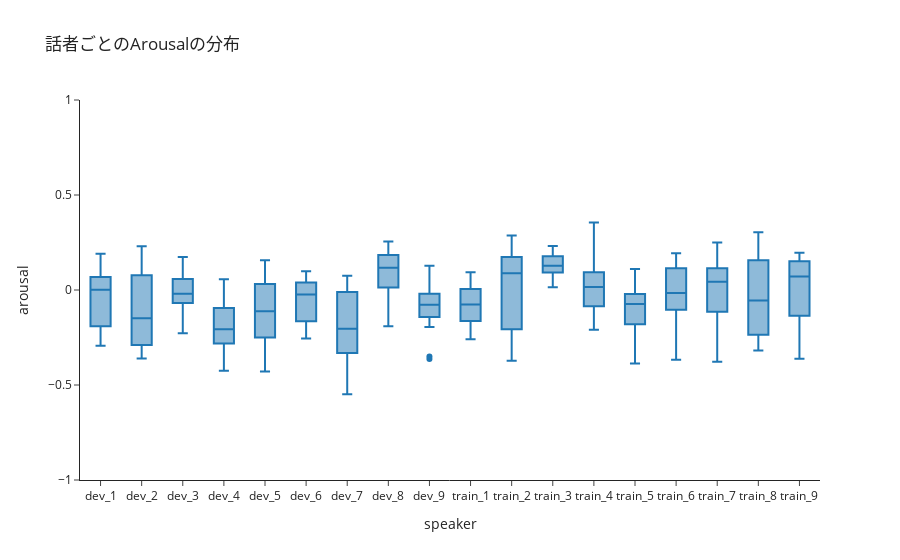

Notebook source saved alongside this figure:
### Code cell
fig = px.box(df_train.sort_values("speaker"), x='speaker', y='arousal', template="simple_white", title="話者ごとのArousalの分布")
fig.update_yaxes(range=[-1, 1])
fig.show()

### Figure 1 — Plotly figure (JSON) as saved in the notebook; plotly's stock layout.template omitted (floating-point values rounded to 4 significant figures; data arrays with more than 128 entries replaced by an {"elided": "..."} marker saying what was removed)
{"data": [{"alignmentgroup": "True", "hovertemplate": "speaker=%{x}<br>arousal=%{y}<extra></extra>", "legendgroup": "", "marker": {"color": "#1F77B4"}, "name": "", "notched": false, "offsetgroup": "", "orientation": "v", "showlegend": false, "type": "box", "x": {"elided": "427 str values"}, "x0": " ", "xaxis": "x", "y": {"elided": "427 float values"}, "y0": " ", "yaxis": "y"}], "layout": {"autosize": true, "boxmode": "group", "legend": {"tracegroupgap": 0}, "title": {"text": "話者ごとのArousalの分布"}, "xaxis": {"anchor": "y", "autorange": true, "domain": [0, 1], "range": [-0.5, 17.5], "title": {"text": "speaker"}, "type": "category"}, "yaxis": {"anchor": "x", "domain": [0, 1], "range": [-1, 1], "title": {"text": "arousal"}, "type": "linear"}}}
